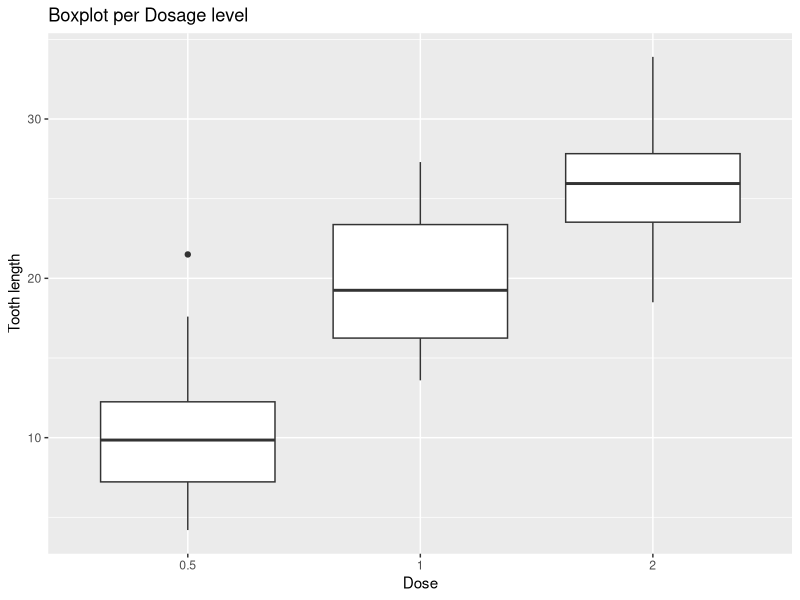
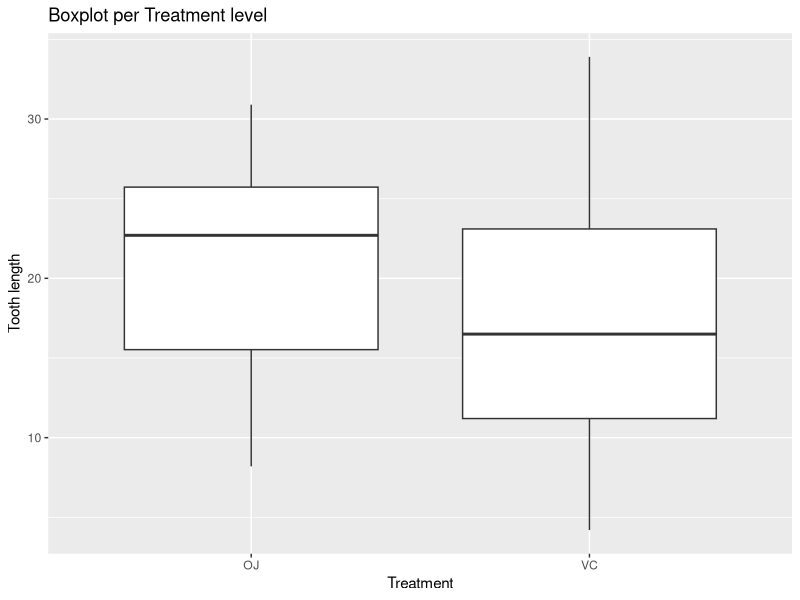

The R script that drew these images, in order:
## ---- chunk 1
## Loading dependencies
## This code chunk will not be displayed on the R Markdown document
library(ggplot2)
library(datasets)
## ---- chunk 2
data('ToothGrowth'); ToothGrowth$dose <- as.factor(ToothGrowth$dose)
## ---- chunk 3
tg_agg_summary <- aggregate(ToothGrowth$len, by = list(ToothGrowth$supp, ToothGrowth$dose), FUN = 'summary')
print(tg_agg_summary)
## ---- chunk 4
print({g <- ggplot(ToothGrowth, aes(x = dose, y = len))
        g + geom_boxplot() + ggtitle("Boxplot per Dosage level") + 
        xlab('Dose') + ylab('Tooth length')})
print({g <- ggplot(ToothGrowth, aes(x = supp, y = len))
        g + geom_boxplot() + ggtitle("Boxplot per Treatment level") + 
        xlab('Treatment') + ylab('Tooth length')})
## ---- chunk 5
tOJ <- ToothGrowth[ToothGrowth$supp == 'OJ', ]
tVC <- ToothGrowth[ToothGrowth$supp == 'VC', ]
t.test(tOJ$len, tVC$len, alternative = 'two.sided', var.equal = FALSE)
## ---- chunk 6
d05 <- ToothGrowth[ToothGrowth$dose == '0.5', ]
d2 <- ToothGrowth[ToothGrowth$dose == '2', ]
t.test(d05$len, d2$len, alternative = 'two.sided', var.equal = FALSE)
